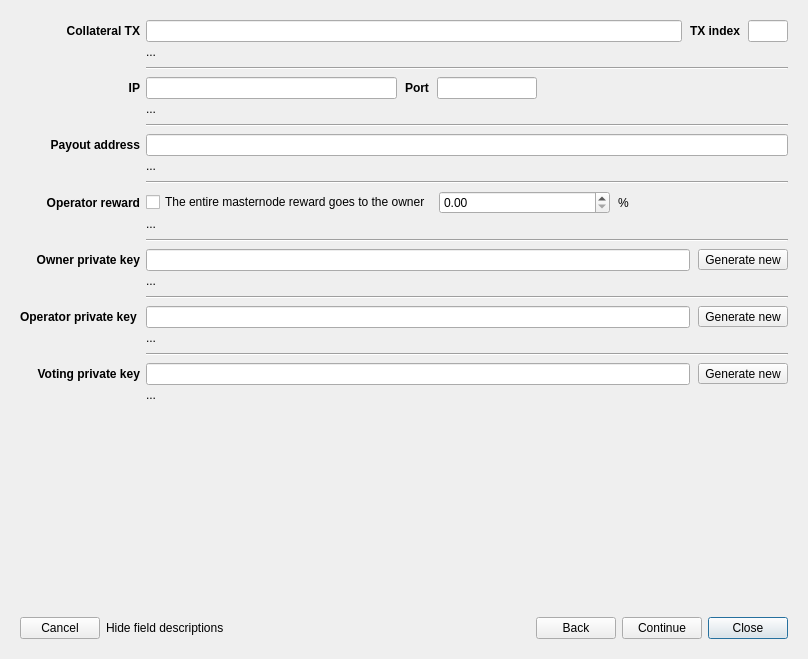
<?xml version="1.0" encoding="UTF-8"?>
<ui version="4.0">
 <class>RegMasternodeDlg</class>
 <widget class="QDialog" name="RegMasternodeDlg">
  <property name="geometry">
   <rect>
    <x>0</x>
    <y>0</y>
    <width>808</width>
    <height>659</height>
   </rect>
  </property>
  <property name="sizePolicy">
   <sizepolicy hsizetype="Preferred" vsizetype="Minimum">
    <horstretch>0</horstretch>
    <verstretch>0</verstretch>
   </sizepolicy>
  </property>
  <property name="windowTitle">
   <string>Masternode migration wizard</string>
  </property>
  <layout class="QVBoxLayout" name="verticalLayout">
   <property name="spacing">
    <number>0</number>
   </property>
   <property name="sizeConstraint">
    <enum>QLayout::SetMinimumSize</enum>
   </property>
   <item>
    <widget class="QStackedWidget" name="stackedWidget">
     <property name="sizePolicy">
      <sizepolicy hsizetype="Preferred" vsizetype="Minimum">
       <horstretch>0</horstretch>
       <verstretch>0</verstretch>
      </sizepolicy>
     </property>
     <property name="currentIndex">
      <number>0</number>
     </property>
     <widget class="QWidget" name="page0">
      <property name="sizePolicy">
       <sizepolicy hsizetype="Preferred" vsizetype="Minimum">
        <horstretch>0</horstretch>
        <verstretch>0</verstretch>
       </sizepolicy>
      </property>
      <layout class="QGridLayout" name="gridLayout" rowstretch="0,0,0,0,0,0,0,0,0,0,0,0,0,0,0,0,0,0,0,0,0,0,0">
       <property name="sizeConstraint">
        <enum>QLayout::SetMinimumSize</enum>
       </property>
       <property name="verticalSpacing">
        <number>3</number>
       </property>
       <item row="14" column="1">
        <widget class="QLabel" name="lblOwnerMsg">
         <property name="sizePolicy">
          <sizepolicy hsizetype="Ignored" vsizetype="Preferred">
           <horstretch>0</horstretch>
           <verstretch>0</verstretch>
          </sizepolicy>
         </property>
         <property name="text">
          <string>...</string>
         </property>
         <property name="wordWrap">
          <bool>true</bool>
         </property>
         <property name="openExternalLinks">
          <bool>true</bool>
         </property>
         <property name="textInteractionFlags">
          <set>Qt::LinksAccessibleByMouse|Qt::TextSelectableByMouse</set>
         </property>
        </widget>
       </item>
       <item row="21" column="1">
        <widget class="QLabel" name="lblVotingMsg">
         <property name="sizePolicy">
          <sizepolicy hsizetype="Ignored" vsizetype="Preferred">
           <horstretch>0</horstretch>
           <verstretch>0</verstretch>
          </sizepolicy>
         </property>
         <property name="text">
          <string>...</string>
         </property>
         <property name="wordWrap">
          <bool>true</bool>
         </property>
         <property name="openExternalLinks">
          <bool>true</bool>
         </property>
         <property name="textInteractionFlags">
          <set>Qt::LinksAccessibleByMouse|Qt::TextSelectableByMouse</set>
         </property>
        </widget>
       </item>
       <item row="3" column="1">
        <layout class="QHBoxLayout" name="layIP">
         <property name="spacing">
          <number>8</number>
         </property>
         <item>
          <widget class="QLineEdit" name="edtIP">
           <property name="clearButtonEnabled">
            <bool>true</bool>
           </property>
          </widget>
         </item>
         <item>
          <widget class="QLabel" name="label_5">
           <property name="font">
            <font>
             <weight>75</weight>
             <bold>true</bold>
            </font>
           </property>
           <property name="text">
            <string>Port</string>
           </property>
          </widget>
         </item>
         <item>
          <widget class="QLineEdit" name="edtPort">
           <property name="sizePolicy">
            <sizepolicy hsizetype="Minimum" vsizetype="Fixed">
             <horstretch>0</horstretch>
             <verstretch>0</verstretch>
            </sizepolicy>
           </property>
           <property name="maximumSize">
            <size>
             <width>100</width>
             <height>16777215</height>
            </size>
           </property>
           <property name="clearButtonEnabled">
            <bool>true</bool>
           </property>
          </widget>
         </item>
         <item>
          <spacer name="horizontalSpacer">
           <property name="orientation">
            <enum>Qt::Horizontal</enum>
           </property>
           <property name="sizeHint" stdset="0">
            <size>
             <width>40</width>
             <height>20</height>
            </size>
           </property>
          </spacer>
         </item>
        </layout>
       </item>
       <item row="10" column="1">
        <layout class="QHBoxLayout" name="layOperatorReward">
         <property name="spacing">
          <number>8</number>
         </property>
         <item>
          <widget class="QCheckBox" name="chbWholeMNReward">
           <property name="text">
            <string>The entire masternode reward goes to the owner</string>
           </property>
          </widget>
         </item>
         <item>
          <widget class="QDoubleSpinBox" name="edtOperatorReward">
           <property name="maximum">
            <double>100.000000000000000</double>
           </property>
          </widget>
         </item>
         <item>
          <widget class="QLabel" name="label_16">
           <property name="text">
            <string>%</string>
           </property>
          </widget>
         </item>
        </layout>
       </item>
       <item row="19" column="1">
        <layout class="QHBoxLayout" name="layVotingKey">
         <property name="spacing">
          <number>8</number>
         </property>
         <item>
          <widget class="QLineEdit" name="edtVotingKey">
           <property name="clearButtonEnabled">
            <bool>true</bool>
           </property>
          </widget>
         </item>
         <item>
          <widget class="QToolButton" name="btnGenerateVotingKey">
           <property name="text">
            <string>Generate new</string>
           </property>
          </widget>
         </item>
        </layout>
       </item>
       <item row="15" column="1">
        <widget class="Line" name="line_5">
         <property name="minimumSize">
          <size>
           <width>0</width>
           <height>12</height>
          </size>
         </property>
         <property name="orientation">
          <enum>Qt::Horizontal</enum>
         </property>
        </widget>
       </item>
       <item row="16" column="1">
        <layout class="QHBoxLayout" name="layOperatorKey">
         <property name="spacing">
          <number>8</number>
         </property>
         <item>
          <widget class="QLineEdit" name="edtOperatorKey">
           <property name="clearButtonEnabled">
            <bool>true</bool>
           </property>
          </widget>
         </item>
         <item>
          <widget class="QToolButton" name="btnGenerateOperatorKey">
           <property name="text">
            <string>Generate new</string>
           </property>
          </widget>
         </item>
        </layout>
       </item>
       <item row="7" column="1">
        <layout class="QHBoxLayout" name="layPayoutAddress">
         <property name="spacing">
          <number>8</number>
         </property>
         <item>
          <widget class="QLineEdit" name="edtPayoutAddress">
           <property name="clearButtonEnabled">
            <bool>true</bool>
           </property>
          </widget>
         </item>
        </layout>
       </item>
       <item row="7" column="0">
        <widget class="QLabel" name="label_8">
         <property name="font">
          <font>
           <weight>75</weight>
           <bold>true</bold>
          </font>
         </property>
         <property name="text">
          <string>Payout address</string>
         </property>
         <property name="alignment">
          <set>Qt::AlignRight|Qt::AlignTrailing|Qt::AlignVCenter</set>
         </property>
        </widget>
       </item>
       <item row="6" column="1">
        <widget class="Line" name="line_2">
         <property name="minimumSize">
          <size>
           <width>0</width>
           <height>12</height>
          </size>
         </property>
         <property name="orientation">
          <enum>Qt::Horizontal</enum>
         </property>
        </widget>
       </item>
       <item row="9" column="1">
        <widget class="Line" name="line_3">
         <property name="minimumSize">
          <size>
           <width>0</width>
           <height>12</height>
          </size>
         </property>
         <property name="orientation">
          <enum>Qt::Horizontal</enum>
         </property>
        </widget>
       </item>
       <item row="2" column="1">
        <widget class="Line" name="line">
         <property name="minimumSize">
          <size>
           <width>0</width>
           <height>12</height>
          </size>
         </property>
         <property name="orientation">
          <enum>Qt::Horizontal</enum>
         </property>
        </widget>
       </item>
       <item row="18" column="1">
        <widget class="Line" name="line_6">
         <property name="minimumSize">
          <size>
           <width>0</width>
           <height>12</height>
          </size>
         </property>
         <property name="orientation">
          <enum>Qt::Horizontal</enum>
         </property>
        </widget>
       </item>
       <item row="5" column="1">
        <widget class="QLabel" name="lblIPMsg">
         <property name="sizePolicy">
          <sizepolicy hsizetype="Ignored" vsizetype="Minimum">
           <horstretch>0</horstretch>
           <verstretch>0</verstretch>
          </sizepolicy>
         </property>
         <property name="minimumSize">
          <size>
           <width>0</width>
           <height>8</height>
          </size>
         </property>
         <property name="text">
          <string>...</string>
         </property>
         <property name="alignment">
          <set>Qt::AlignLeading|Qt::AlignLeft|Qt::AlignTop</set>
         </property>
         <property name="wordWrap">
          <bool>true</bool>
         </property>
         <property name="openExternalLinks">
          <bool>true</bool>
         </property>
         <property name="textInteractionFlags">
          <set>Qt::LinksAccessibleByMouse|Qt::TextSelectableByMouse</set>
         </property>
        </widget>
       </item>
       <item row="10" column="0">
        <widget class="QLabel" name="label_15">
         <property name="font">
          <font>
           <weight>75</weight>
           <bold>true</bold>
          </font>
         </property>
         <property name="text">
          <string>Operator reward</string>
         </property>
         <property name="alignment">
          <set>Qt::AlignRight|Qt::AlignTrailing|Qt::AlignVCenter</set>
         </property>
        </widget>
       </item>
       <item row="0" column="1">
        <layout class="QHBoxLayout" name="layCollateral">
         <property name="spacing">
          <number>8</number>
         </property>
         <item>
          <widget class="QLineEdit" name="edtCollateralTx">
           <property name="clearButtonEnabled">
            <bool>true</bool>
           </property>
          </widget>
         </item>
         <item>
          <widget class="QLabel" name="label_2">
           <property name="font">
            <font>
             <weight>75</weight>
             <bold>true</bold>
            </font>
           </property>
           <property name="text">
            <string>TX index</string>
           </property>
          </widget>
         </item>
         <item>
          <widget class="QLineEdit" name="edtCollateralIndex">
           <property name="maximumSize">
            <size>
             <width>40</width>
             <height>16777215</height>
            </size>
           </property>
          </widget>
         </item>
        </layout>
       </item>
       <item row="12" column="1">
        <widget class="Line" name="line_4">
         <property name="minimumSize">
          <size>
           <width>0</width>
           <height>12</height>
          </size>
         </property>
         <property name="orientation">
          <enum>Qt::Horizontal</enum>
         </property>
        </widget>
       </item>
       <item row="11" column="1">
        <widget class="QLabel" name="lblOperatorRewardMsg">
         <property name="sizePolicy">
          <sizepolicy hsizetype="Ignored" vsizetype="Preferred">
           <horstretch>0</horstretch>
           <verstretch>0</verstretch>
          </sizepolicy>
         </property>
         <property name="text">
          <string>...</string>
         </property>
         <property name="wordWrap">
          <bool>true</bool>
         </property>
         <property name="openExternalLinks">
          <bool>true</bool>
         </property>
        </widget>
       </item>
       <item row="0" column="0">
        <widget class="QLabel" name="label">
         <property name="font">
          <font>
           <weight>75</weight>
           <bold>true</bold>
          </font>
         </property>
         <property name="text">
          <string>Collateral TX</string>
         </property>
         <property name="alignment">
          <set>Qt::AlignRight|Qt::AlignTrailing|Qt::AlignVCenter</set>
         </property>
        </widget>
       </item>
       <item row="13" column="1">
        <layout class="QHBoxLayout" name="horizontalLayout_3">
         <property name="spacing">
          <number>8</number>
         </property>
         <item>
          <widget class="QLineEdit" name="edtOwnerKey">
           <property name="text">
            <string/>
           </property>
           <property name="clearButtonEnabled">
            <bool>true</bool>
           </property>
          </widget>
         </item>
         <item>
          <widget class="QToolButton" name="btnGenerateOwnerKey">
           <property name="text">
            <string>Generate new</string>
           </property>
          </widget>
         </item>
        </layout>
       </item>
       <item row="1" column="1">
        <widget class="QLabel" name="lblCollateralTxMsg">
         <property name="sizePolicy">
          <sizepolicy hsizetype="Ignored" vsizetype="Minimum">
           <horstretch>0</horstretch>
           <verstretch>0</verstretch>
          </sizepolicy>
         </property>
         <property name="frameShape">
          <enum>QFrame::NoFrame</enum>
         </property>
         <property name="midLineWidth">
          <number>0</number>
         </property>
         <property name="text">
          <string>...</string>
         </property>
         <property name="wordWrap">
          <bool>true</bool>
         </property>
         <property name="openExternalLinks">
          <bool>false</bool>
         </property>
         <property name="textInteractionFlags">
          <set>Qt::LinksAccessibleByMouse|Qt::TextSelectableByMouse</set>
         </property>
        </widget>
       </item>
       <item row="8" column="1">
        <widget class="QLabel" name="lblPayoutMsg">
         <property name="sizePolicy">
          <sizepolicy hsizetype="Ignored" vsizetype="Minimum">
           <horstretch>0</horstretch>
           <verstretch>0</verstretch>
          </sizepolicy>
         </property>
         <property name="text">
          <string>...</string>
         </property>
         <property name="wordWrap">
          <bool>true</bool>
         </property>
         <property name="openExternalLinks">
          <bool>true</bool>
         </property>
         <property name="textInteractionFlags">
          <set>Qt::LinksAccessibleByMouse|Qt::TextSelectableByMouse</set>
         </property>
        </widget>
       </item>
       <item row="3" column="0">
        <widget class="QLabel" name="label_3">
         <property name="font">
          <font>
           <weight>75</weight>
           <bold>true</bold>
          </font>
         </property>
         <property name="text">
          <string>IP</string>
         </property>
         <property name="alignment">
          <set>Qt::AlignRight|Qt::AlignTrailing|Qt::AlignVCenter</set>
         </property>
        </widget>
       </item>
       <item row="17" column="1">
        <widget class="QLabel" name="lblOperatorMsg">
         <property name="sizePolicy">
          <sizepolicy hsizetype="Ignored" vsizetype="Preferred">
           <horstretch>0</horstretch>
           <verstretch>0</verstretch>
          </sizepolicy>
         </property>
         <property name="text">
          <string>...</string>
         </property>
         <property name="wordWrap">
          <bool>true</bool>
         </property>
         <property name="openExternalLinks">
          <bool>true</bool>
         </property>
         <property name="textInteractionFlags">
          <set>Qt::LinksAccessibleByMouse|Qt::TextSelectableByMouse</set>
         </property>
        </widget>
       </item>
       <item row="22" column="1">
        <spacer name="verticalSpacer">
         <property name="orientation">
          <enum>Qt::Vertical</enum>
         </property>
         <property name="sizeHint" stdset="0">
          <size>
           <width>20</width>
           <height>0</height>
          </size>
         </property>
        </spacer>
       </item>
       <item row="13" column="0">
        <widget class="QLabel" name="lblOwnerKey">
         <property name="text">
          <string>&lt;b&gt;Owner private key&lt;/b&gt;</string>
         </property>
         <property name="alignment">
          <set>Qt::AlignRight|Qt::AlignTrailing|Qt::AlignVCenter</set>
         </property>
        </widget>
       </item>
       <item row="16" column="0">
        <widget class="QLabel" name="lblOperatorKey">
         <property name="text">
          <string>&lt;b&gt;Operator private key&lt;/b&gt; </string>
         </property>
         <property name="alignment">
          <set>Qt::AlignRight|Qt::AlignTrailing|Qt::AlignVCenter</set>
         </property>
        </widget>
       </item>
       <item row="19" column="0">
        <widget class="QLabel" name="lblVotingKey">
         <property name="text">
          <string>&lt;b&gt;Voting private key&lt;/b&gt;</string>
         </property>
         <property name="alignment">
          <set>Qt::AlignRight|Qt::AlignTrailing|Qt::AlignVCenter</set>
         </property>
        </widget>
       </item>
      </layout>
     </widget>
     <widget class="QWidget" name="page1">
      <property name="sizePolicy">
       <sizepolicy hsizetype="Preferred" vsizetype="Minimum">
        <horstretch>0</horstretch>
        <verstretch>0</verstretch>
       </sizepolicy>
      </property>
      <layout class="QVBoxLayout" name="verticalLayout_2">
       <item>
        <widget class="QLabel" name="label_4">
         <property name="text">
          <string>&lt;b&gt;Choose the FIX wallet type to be used for submitting ProRegTx transaction.&lt;/b&gt;</string>
         </property>
         <property name="wordWrap">
          <bool>true</bool>
         </property>
        </widget>
       </item>
       <item>
        <widget class="QGroupBox" name="gbFixNodeType">
         <property name="title">
          <string/>
         </property>
         <property name="flat">
          <bool>false</bool>
         </property>
         <layout class="QVBoxLayout" name="verticalLayout_3">
          <property name="spacing">
           <number>12</number>
          </property>
          <item>
           <widget class="QRadioButton" name="rbDMTFixNodeType">
            <property name="text">
             <string>Remote FIX RPC Node (automatic method)</string>
            </property>
           </widget>
          </item>
          <item>
           <widget class="QRadioButton" name="rbOwnFixNodeType">
            <property name="text">
             <string>Your own Fix-Qt wallet (manual method)</string>
            </property>
           </widget>
          </item>
         </layout>
        </widget>
       </item>
       <item>
        <widget class="QLabel" name="lblFixNodeTypeMessage">
         <property name="text">
          <string/>
         </property>
         <property name="wordWrap">
          <bool>true</bool>
         </property>
         <property name="openExternalLinks">
          <bool>true</bool>
         </property>
         <property name="textInteractionFlags">
          <set>Qt::LinksAccessibleByMouse|Qt::TextSelectableByMouse</set>
         </property>
        </widget>
       </item>
       <item>
        <spacer name="verticalSpacer_2">
         <property name="orientation">
          <enum>Qt::Vertical</enum>
         </property>
         <property name="sizeHint" stdset="0">
          <size>
           <width>20</width>
           <height>40</height>
          </size>
         </property>
        </spacer>
       </item>
      </layout>
     </widget>
     <widget class="QWidget" name="page2">
      <property name="sizePolicy">
       <sizepolicy hsizetype="Preferred" vsizetype="Minimum">
        <horstretch>0</horstretch>
        <verstretch>0</verstretch>
       </sizepolicy>
      </property>
      <layout class="QVBoxLayout" name="verticalLayout_4" stretch="0,0,0,0,0,0">
       <item>
        <widget class="QLabel" name="lblProtxTransaction1">
         <property name="text">
          <string>1.</string>
         </property>
         <property name="wordWrap">
          <bool>true</bool>
         </property>
         <property name="textInteractionFlags">
          <set>Qt::LinksAccessibleByMouse|Qt::TextSelectableByMouse</set>
         </property>
        </widget>
       </item>
       <item>
        <widget class="QLabel" name="lblProtxTransaction2">
         <property name="frameShape">
          <enum>QFrame::Box</enum>
         </property>
         <property name="frameShadow">
          <enum>QFrame::Sunken</enum>
         </property>
         <property name="text">
          <string>message</string>
         </property>
         <property name="wordWrap">
          <bool>true</bool>
         </property>
         <property name="textInteractionFlags">
          <set>Qt::LinksAccessibleByMouse|Qt::TextSelectableByMouse</set>
         </property>
        </widget>
       </item>
       <item>
        <widget class="QLabel" name="lblProtxTransaction3">
         <property name="text">
          <string>2.</string>
         </property>
         <property name="wordWrap">
          <bool>true</bool>
         </property>
         <property name="textInteractionFlags">
          <set>Qt::LinksAccessibleByMouse|Qt::TextSelectableByMouse</set>
         </property>
        </widget>
       </item>
       <item>
        <widget class="QLabel" name="lblProtxTransaction4">
         <property name="text">
          <string>3.</string>
         </property>
         <property name="wordWrap">
          <bool>true</bool>
         </property>
         <property name="textInteractionFlags">
          <set>Qt::LinksAccessibleByMouse|Qt::TextSelectableByMouse</set>
         </property>
        </widget>
       </item>
       <item>
        <widget class="QLabel" name="label_6">
         <property name="text">
          <string/>
         </property>
        </widget>
       </item>
       <item>
        <spacer name="verticalSpacer_3">
         <property name="orientation">
          <enum>Qt::Vertical</enum>
         </property>
         <property name="sizeHint" stdset="0">
          <size>
           <width>20</width>
           <height>40</height>
          </size>
         </property>
        </spacer>
       </item>
      </layout>
     </widget>
     <widget class="QWidget" name="page3">
      <property name="sizePolicy">
       <sizepolicy hsizetype="Preferred" vsizetype="Minimum">
        <horstretch>0</horstretch>
        <verstretch>0</verstretch>
       </sizepolicy>
      </property>
      <layout class="QVBoxLayout" name="verticalLayout_5">
       <property name="spacing">
        <number>12</number>
       </property>
       <item>
        <widget class="QLabel" name="label_10">
         <property name="text">
          <string>&lt;span style=&quot;color:red&quot;&gt;&lt;b&gt;Important:&lt;/b&gt;&lt;/span&gt; A FIX Core wallet with sufficient funds to cover transaction fees is required to complete the steps below. The operations are performed from the Debug console in the Tools menu.</string>
         </property>
         <property name="wordWrap">
          <bool>true</bool>
         </property>
         <property name="textInteractionFlags">
          <set>Qt::LinksAccessibleByMouse|Qt::TextSelectableByMouse</set>
         </property>
        </widget>
       </item>
       <item>
        <widget class="QLabel" name="label_12">
         <property name="text">
          <string>&lt;b&gt;1. Enter the funding address from your FIX Core wallet:&lt;/b&gt;</string>
         </property>
        </widget>
       </item>
       <item>
        <layout class="QHBoxLayout" name="horizontalLayout_4">
         <item>
          <widget class="QLineEdit" name="edtManualFundingAddress">
           <property name="toolTip">
            <string>&lt;html&gt;&lt;head/&gt;&lt;body&gt;&lt;p&gt;Enter the address from your FIX Core wallet that has sufficient funds to cover transaction fees.&lt;br&gt;&lt;br&gt;You can check the balances of individual addresses by entering the following command in the debug console: &lt;code&gt;listaddressbalances&lt;/code&gt;.&lt;/p&gt;&lt;/body&gt;&lt;/html&gt;</string>
           </property>
          </widget>
         </item>
         <item>
          <widget class="QToolButton" name="btnManualFundingAddressPaste">
           <property name="toolTip">
            <string>Paste text from clipboard</string>
           </property>
           <property name="text">
            <string/>
           </property>
          </widget>
         </item>
        </layout>
       </item>
       <item>
        <widget class="QLabel" name="label_13">
         <property name="text">
          <string>&lt;b&gt;2. Execute the following command in the FIX wallet's debug console:&lt;/b&gt;</string>
         </property>
        </widget>
       </item>
       <item>
        <layout class="QHBoxLayout" name="layManualStep1">
         <item>
          <widget class="QPlainTextEdit" name="edtManualProtxPrepare">
           <property name="sizePolicy">
            <sizepolicy hsizetype="Expanding" vsizetype="Preferred">
             <horstretch>0</horstretch>
             <verstretch>0</verstretch>
            </sizepolicy>
           </property>
           <property name="tabChangesFocus">
            <bool>true</bool>
           </property>
           <property name="readOnly">
            <bool>true</bool>
           </property>
           <property name="textInteractionFlags">
            <set>Qt::TextSelectableByMouse</set>
           </property>
          </widget>
         </item>
         <item>
          <widget class="QToolButton" name="btnManualProtxPrepareCopy">
           <property name="focusPolicy">
            <enum>Qt::NoFocus</enum>
           </property>
           <property name="toolTip">
            <string>Copy text to clipboard</string>
           </property>
           <property name="text">
            <string/>
           </property>
          </widget>
         </item>
        </layout>
       </item>
       <item>
        <widget class="QLabel" name="label_14">
         <property name="text">
          <string>&lt;b&gt;3. Paste the result below and click the &amp;lt;Sign message...&amp;gt; button:&lt;/b&gt;</string>
         </property>
        </widget>
       </item>
       <item>
        <layout class="QHBoxLayout" name="layManualStep2">
         <item>
          <widget class="QPlainTextEdit" name="edtManualProtxPrepareResult">
           <property name="sizePolicy">
            <sizepolicy hsizetype="Expanding" vsizetype="Preferred">
             <horstretch>0</horstretch>
             <verstretch>0</verstretch>
            </sizepolicy>
           </property>
           <property name="tabChangesFocus">
            <bool>true</bool>
           </property>
          </widget>
         </item>
         <item>
          <widget class="QToolButton" name="btnManualProtxPrepareResultPaste">
           <property name="toolTip">
            <string>Paste text from clipboard</string>
           </property>
           <property name="text">
            <string/>
           </property>
          </widget>
         </item>
        </layout>
       </item>
       <item>
        <layout class="QHBoxLayout" name="horizontalLayout_2">
         <item>
          <widget class="QPushButton" name="btnManualSignProtx">
           <property name="text">
            <string>Sign message with hardware wallet</string>
           </property>
           <property name="autoDefault">
            <bool>false</bool>
           </property>
          </widget>
         </item>
         <item>
          <spacer name="horizontalSpacer_3">
           <property name="orientation">
            <enum>Qt::Horizontal</enum>
           </property>
           <property name="sizeHint" stdset="0">
            <size>
             <width>40</width>
             <height>20</height>
            </size>
           </property>
          </spacer>
         </item>
        </layout>
       </item>
       <item>
        <widget class="QLabel" name="label_17">
         <property name="text">
          <string>&lt;b&gt;4. Execute the following command in the FIX wallet's debug console:&lt;/b&gt;</string>
         </property>
        </widget>
       </item>
       <item>
        <layout class="QHBoxLayout" name="layManualStep3">
         <item>
          <widget class="QPlainTextEdit" name="edtManualProtxSubmit">
           <property name="sizePolicy">
            <sizepolicy hsizetype="Expanding" vsizetype="Preferred">
             <horstretch>0</horstretch>
             <verstretch>0</verstretch>
            </sizepolicy>
           </property>
           <property name="tabChangesFocus">
            <bool>true</bool>
           </property>
           <property name="readOnly">
            <bool>true</bool>
           </property>
          </widget>
         </item>
         <item>
          <widget class="QToolButton" name="btnManualProtxSubmitCopy">
           <property name="toolTip">
            <string>Copy text to clipboard</string>
           </property>
           <property name="text">
            <string/>
           </property>
          </widget>
         </item>
        </layout>
       </item>
       <item>
        <widget class="QLabel" name="label_11">
         <property name="text">
          <string>&lt;b&gt;5. Paste the result (tx hash) below and click the &amp;lt;Continue&amp;gt; button:&lt;/b&gt;</string>
         </property>
        </widget>
       </item>
       <item>
        <layout class="QHBoxLayout" name="layManualStep4">
         <item>
          <widget class="QLineEdit" name="edtManualTxHash"/>
         </item>
         <item>
          <widget class="QToolButton" name="btnManualTxHashPaste">
           <property name="toolTip">
            <string>Paste text from clipboard</string>
           </property>
           <property name="text">
            <string/>
           </property>
          </widget>
         </item>
        </layout>
       </item>
      </layout>
     </widget>
     <widget class="QWidget" name="page4">
      <property name="sizePolicy">
       <sizepolicy hsizetype="Preferred" vsizetype="Minimum">
        <horstretch>0</horstretch>
        <verstretch>0</verstretch>
       </sizepolicy>
      </property>
      <layout class="QVBoxLayout" name="verticalLayout_6">
       <item>
        <widget class="QLabel" name="lblProtxSummary1">
         <property name="text">
          <string>&lt;b&gt;&lt;span style=&quot;color:green&quot;&gt;Congratultions! The transaction for your DIP-3 masternode has been submitted.&lt;/b&gt;&lt;/span&gt;</string>
         </property>
         <property name="wordWrap">
          <bool>true</bool>
         </property>
        </widget>
       </item>
       <item>
        <widget class="QLabel" name="lblProtxSummary2">
         <property name="text">
          <string>It is highly recommended to make a secure copy of the following information (&lt;a href=&quot;save&quot;&gt;save to a file&lt;/a&gt;):</string>
         </property>
         <property name="wordWrap">
          <bool>true</bool>
         </property>
        </widget>
       </item>
       <item>
        <widget class="QTextBrowser" name="edtProtxSummary"/>
       </item>
       <item>
        <widget class="QLabel" name="lblProtxSummary3">
         <property name="text">
          <string>...</string>
         </property>
         <property name="wordWrap">
          <bool>true</bool>
         </property>
         <property name="textInteractionFlags">
          <set>Qt::LinksAccessibleByMouse|Qt::TextSelectableByMouse</set>
         </property>
        </widget>
       </item>
       <item>
        <layout class="QHBoxLayout" name="horizontalLayout_5">
         <item>
          <widget class="QLineEdit" name="edtSummaryDMNOperatorKey">
           <property name="readOnly">
            <bool>true</bool>
           </property>
          </widget>
         </item>
         <item>
          <widget class="QToolButton" name="btnSummaryDMNOperatorKeyCopy">
           <property name="toolTip">
            <string>Copy text to clipboard</string>
           </property>
           <property name="text">
            <string/>
           </property>
          </widget>
         </item>
        </layout>
       </item>
      </layout>
     </widget>
    </widget>
   </item>
   <item>
    <widget class="QFrame" name="frame">
     <property name="frameShape">
      <enum>QFrame::NoFrame</enum>
     </property>
     <property name="frameShadow">
      <enum>QFrame::Raised</enum>
     </property>
     <layout class="QHBoxLayout" name="horizontalLayout">
      <item>
       <widget class="QPushButton" name="btnCancel">
        <property name="text">
         <string>Cancel</string>
        </property>
        <property name="autoDefault">
         <bool>false</bool>
        </property>
       </widget>
      </item>
      <item>
       <widget class="QLabel" name="lblFieldHints">
        <property name="text">
         <string>Hide field descriptions</string>
        </property>
       </widget>
      </item>
      <item>
       <widget class="QLabel" name="lblDocumentation">
        <property name="text">
         <string/>
        </property>
        <property name="openExternalLinks">
         <bool>true</bool>
        </property>
       </widget>
      </item>
      <item>
       <spacer name="horizontalSpacer_2">
        <property name="orientation">
         <enum>Qt::Horizontal</enum>
        </property>
        <property name="sizeHint" stdset="0">
         <size>
          <width>40</width>
          <height>20</height>
         </size>
        </property>
       </spacer>
      </item>
      <item>
       <widget class="QPushButton" name="btnBack">
        <property name="text">
         <string>Back</string>
        </property>
        <property name="autoDefault">
         <bool>false</bool>
        </property>
       </widget>
      </item>
      <item>
       <widget class="QPushButton" name="btnContinue">
        <property name="text">
         <string>Continue</string>
        </property>
        <property name="autoDefault">
         <bool>false</bool>
        </property>
       </widget>
      </item>
      <item>
       <widget class="QPushButton" name="btnClose">
        <property name="text">
         <string>Close</string>
        </property>
       </widget>
      </item>
     </layout>
    </widget>
   </item>
  </layout>
 </widget>
 <tabstops>
  <tabstop>edtCollateralTx</tabstop>
  <tabstop>edtCollateralIndex</tabstop>
  <tabstop>edtIP</tabstop>
  <tabstop>edtPort</tabstop>
  <tabstop>edtPayoutAddress</tabstop>
  <tabstop>chbWholeMNReward</tabstop>
  <tabstop>edtOperatorReward</tabstop>
  <tabstop>edtOwnerKey</tabstop>
  <tabstop>btnGenerateOwnerKey</tabstop>
  <tabstop>edtOperatorKey</tabstop>
  <tabstop>btnGenerateOperatorKey</tabstop>
  <tabstop>edtVotingKey</tabstop>
  <tabstop>btnGenerateVotingKey</tabstop>
  <tabstop>btnContinue</tabstop>
  <tabstop>edtManualProtxPrepareResult</tabstop>
  <tabstop>btnManualSignProtx</tabstop>
  <tabstop>edtManualProtxSubmit</tabstop>
  <tabstop>edtProtxSummary</tabstop>
  <tabstop>edtManualFundingAddress</tabstop>
  <tabstop>btnClose</tabstop>
  <tabstop>rbOwnFixNodeType</tabstop>
  <tabstop>btnManualProtxPrepareResultPaste</tabstop>
  <tabstop>btnBack</tabstop>
  <tabstop>btnManualProtxSubmitCopy</tabstop>
  <tabstop>edtManualProtxPrepare</tabstop>
  <tabstop>btnManualTxHashPaste</tabstop>
  <tabstop>btnCancel</tabstop>
  <tabstop>btnManualFundingAddressPaste</tabstop>
  <tabstop>edtSummaryDMNOperatorKey</tabstop>
  <tabstop>btnSummaryDMNOperatorKeyCopy</tabstop>
  <tabstop>edtManualTxHash</tabstop>
  <tabstop>rbDMTFixNodeType</tabstop>
 </tabstops>
 <resources/>
 <connections/>
</ui>
